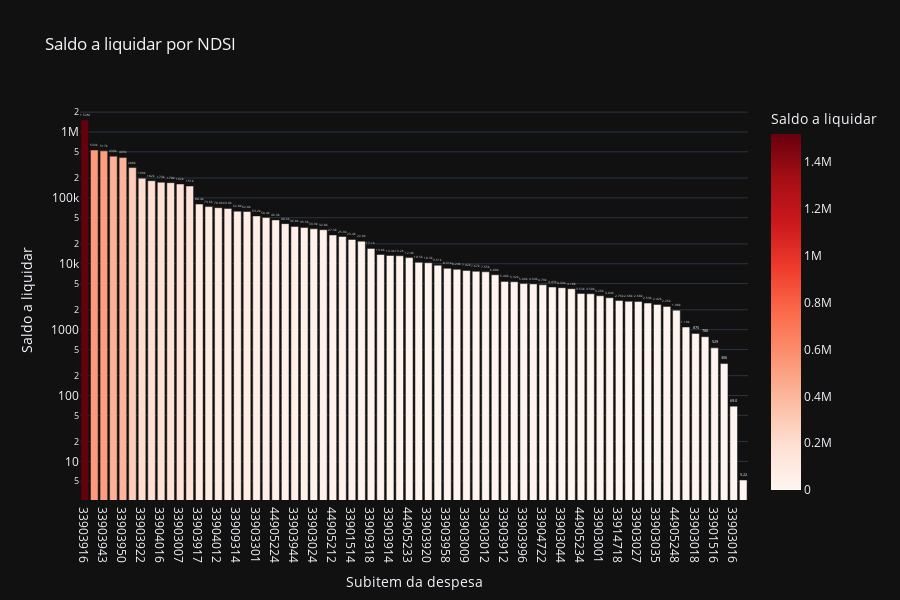

Source (notebook cell):
### Code cell
# Saldo a liquidar por Subitem
cols = ['NDSI', 'A_LIQUIDAR']

df_aux = df.loc[:, cols].groupby('NDSI').sum().sort_values(by= 'A_LIQUIDAR', ascending=False).reset_index()
df_aux = df_aux[df_aux['A_LIQUIDAR'] > 0]
fig = px.bar(df_aux, 
             x='NDSI', 
             y='A_LIQUIDAR',
             title='Saldo a liquidar por NDSI',
             labels={'NDSI':'Subitem da despesa', 'A_LIQUIDAR':'Saldo a liquidar'},
             text_auto='.3s',
             height=600,
             log_y=True,
             color='A_LIQUIDAR',
             color_continuous_scale = 'reds',
             template='plotly_dark')
fig.update_traces(textposition = 'outside', cliponaxis = False, hovertemplate=None)
fig.update_layout(hovermode="x unified")

fig.show()

### Figure 1 — Plotly figure (JSON) as saved in the notebook; plotly's stock layout.template omitted (floating-point values rounded to 4 significant figures)
{"data": [{"alignmentgroup": "True", "cliponaxis": false, "legendgroup": "", "marker": {"color": [1520000.0, 533000.0, 516700.0, 429668, 409300.0, 288000.0, 199000.0, 182100.0, 172700.0, 170112, 162200.0, 151000.0, 80400.0, 73620.0, 70870.0, 69000, 62770.0, 61990.0, 53170.0, 50360.0, 46280.0, 40620.0, 36810.0, 35540.0, 33920.0, 32800.0, 27320.0, 25890.0, 23360.0, 22000, 17100.0, 13810.0, 13340, 13210.0, 12391, 10490.0, 10345, 9514, 8506.0, 8237.0, 7915.0, 7666.0, 7547.0, 6800.0, 5400, 5324.0, 5000, 4940.0, 4794.0, 4433.0, 4330.0, 4176.0, 3534, 3500, 3264, 3045.0, 2761.0, 2685.0, 2677.0, 2528.0, 2415, 2249, 1976.0, 1096.0, 875.0, 780, 528.8, 305.6, 69, 5.22], "coloraxis": "coloraxis", "pattern": {"shape": ""}}, "name": "", "offsetgroup": "", "orientation": "v", "showlegend": false, "textposition": "outside", "texttemplate": "%{y:.3s}", "type": "bar", "x": ["33903916", "33903963", "33903943", "33903304", "33903950", "44905242", "33903922", "33903702", "33904016", "44905241", "33903007", "33903302", "33903917", "33903004", "33904012", "33909302", "33909314", "33903006", "33903301", "33903039", "44905224", "44905237", "33903944", "33903022", "33903024", "33903946", "44905212", "33903947", "33901514", "33903959", "33909318", "33903630", "33903914", "44905230", "44905233", "33903025", "33903920", "44905206", "33903958", "33903010", "33903009", "33903042", "33903012", "33903919", "33903912", "33903036", "33903996", "33903309", "33904722", "33903028", "33903044", "33903011", "44905234", "33903209", "33903001", "33903021", "33914718", "33903026", "33903027", "33903974", "33903035", "33903017", "44905248", "33904710", "33903018", "33903043", "33901516", "33903014", "33903016", "33903096"], "xaxis": "x", "y": [1520000.0, 533000.0, 516700.0, 429668, 409300.0, 288000.0, 199000.0, 182100.0, 172700.0, 170112, 162200.0, 151000.0, 80400.0, 73620.0, 70870.0, 69000, 62770.0, 61990.0, 53170.0, 50360.0, 46280.0, 40620.0, 36810.0, 35540.0, 33920.0, 32800.0, 27320.0, 25890.0, 23360.0, 22000, 17100.0, 13810.0, 13340, 13210.0, 12391, 10490.0, 10345, 9514, 8506.0, 8237.0, 7915.0, 7666.0, 7547.0, 6800.0, 5400, 5324.0, 5000, 4940.0, 4794.0, 4433.0, 4330.0, 4176.0, 3534, 3500, 3264, 3045.0, 2761.0, 2685.0, 2677.0, 2528.0, 2415, 2249, 1976.0, 1096.0, 875.0, 780, 528.8, 305.6, 69, 5.22], "yaxis": "y"}], "layout": {"barmode": "relative", "coloraxis": {"colorbar": {"title": {"text": "Saldo a liquidar"}}, "colorscale": [[0, "rgb(255,245,240)"], [0.125, "rgb(254,224,210)"], [0.25, "rgb(252,187,161)"], [0.375, "rgb(252,146,114)"], [0.5, "rgb(251,106,74)"], [0.625, "rgb(239,59,44)"], [0.75, "rgb(203,24,29)"], [0.875, "rgb(165,15,21)"], [1, "rgb(103,0,13)"]]}, "height": 600, "hovermode": "x unified", "legend": {"tracegroupgap": 0}, "title": {"text": "Saldo a liquidar por NDSI"}, "xaxis": {"anchor": "y", "domain": [0, 1], "title": {"text": "Subitem da despesa"}}, "yaxis": {"anchor": "x", "domain": [0, 1], "title": {"text": "Saldo a liquidar"}, "type": "log"}}}
